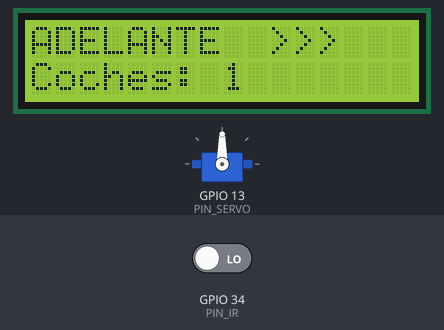
Simulated run of this sketch. Board: ESP32. Parts: servo, 16×2 character LCD. The inputs (shaded band) are chosen by the test bench; at power-on: GPIO 34 (PIN_IR) LOW. What the sketch prints to the serial monitor is not drawn.

Above: at 1.2 s.
1.3 s: GPIO 34 (PIN_IR) driven HIGH
At 5.3 s:
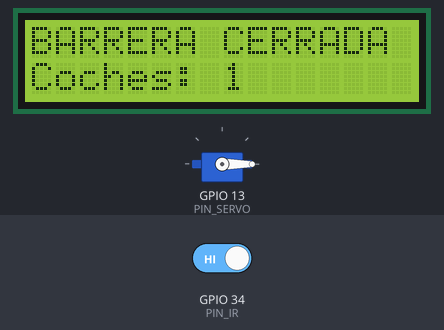
6.5 s: GPIO 34 (PIN_IR) driven LOW
At 7.8 s:
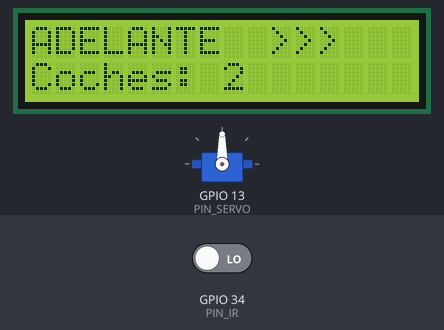
8.3 s: GPIO 34 (PIN_IR) driven HIGH
At 11.47 s:
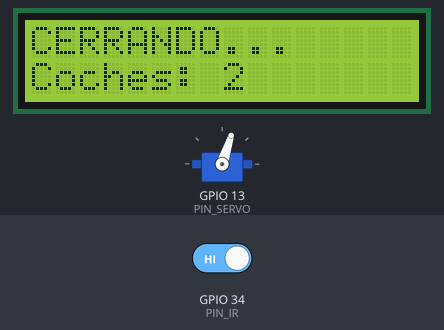
Timing chart, 0 to 13.5 s (numbered marks = the images above; inputs shaded):
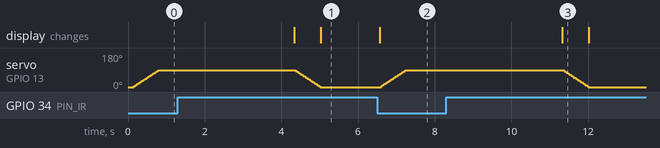

Measured:
- after the input at 1.3 s, servo on GPIO 13 (PIN_SERVO): moves from 90° to 0° over 0.66 s, starting after 3.0 s; the display: first changes after 3.0 s (image 1 shows a later state)
- after the input at 6.5 s, servo on GPIO 13 (PIN_SERVO): moves from 0° to 90° over 0.65 s, starting after 0.10 s; the display: changes after 0.07 s (image 2)
- after the input at 8.3 s, servo on GPIO 13 (PIN_SERVO): moves from 90° to 0° over 0.66 s, starting after 3.0 s; the display: changes after 3.0 s (image 3)

The sketch:

P6_Barrera.ino
```cpp
/*
  PROYECTO 6 - BARRERA DE PARKING
  CFGB Informática y Comunicaciones · Módulo 3015
  Placa: ACEBOTT ESP32 Plus (en Arduino IDE: "ESP32 Dev Module")
  Librerías: "ESP32Servo" (Kevin Harrington) y "LiquidCrystal I2C" (Frank de Brabander)

  CONEXIONES:
    Interruptor de la placa en 5V  +  portapilas 6xAA en el jack DC
    Sensor IR de obstáculos: GND -> G, VCC -> 3V3, OUT -> S de la fila 34 del bloque ANALOG
    Servo 180º (cable marrón/rojo/naranja) -> G-V-S del GPIO 13
        marrón = G, rojo = V, naranja = S
    LCD1602 I2C -> fila 1 del bloque I2C (GND-VCC-SDA-SCL)

  FUNCIONAMIENTO: cuando el sensor IR detecta un coche (OUT = 0), la
  barrera sube a 90º, la LCD muestra "ADELANTE" y cuenta el vehículo.
  Cuando el coche se va, espera 3 s y baja la barrera a 0º.
*/

#include <Wire.h>
#include <ESP32Servo.h>
#include <LiquidCrystal_I2C.h>

const int PIN_IR = 34;          // solo entrada; el módulo IR ya trae resistencia
const int PIN_SERVO = 13;
const int ANGULO_CERRADA = 0;
const int ANGULO_ABIERTA = 90;
const unsigned long ESPERA_CIERRE = 3000;  // ms tras irse el coche

Servo barrera;
LiquidCrystal_I2C lcd(0x27, 16, 2);

bool abierta = false;
unsigned long ultimaDeteccion = 0;
int coches = 0;

void mostrarLCD(const char* linea1) {
  lcd.setCursor(0, 0); lcd.print(linea1);
  lcd.setCursor(0, 1); lcd.print("Coches: "); lcd.print(coches); lcd.print("      ");
}

// Mueve el servo poco a poco (más suave y consume menos de golpe)
void moverBarrera(int desde, int hasta) {
  int paso = (hasta > desde) ? 2 : -2;
  for (int a = desde; a != hasta; a += paso) { barrera.write(a); delay(15); }
  barrera.write(hasta);
}

void setup() {
  Serial.begin(115200);
  pinMode(PIN_IR, INPUT);
  barrera.setPeriodHertz(50);                 // servo estándar: 50 Hz
  barrera.attach(PIN_SERVO, 500, 2400);       // pulso mínimo y máximo (µs)
  barrera.write(ANGULO_CERRADA);
  Wire.begin(21, 22);
  lcd.init(); lcd.backlight();
  mostrarLCD("BARRERA CERRADA ");
  Serial.println("Barrera lista");
}

void loop() {
  bool hayCoche = (digitalRead(PIN_IR) == LOW);   // el módulo da 0 al detectar

  if (hayCoche) {
    ultimaDeteccion = millis();
    if (!abierta) {
      coches++;
      Serial.print("Coche detectado. Total = "); Serial.println(coches);
      mostrarLCD("ADELANTE  >>>   ");
      moverBarrera(ANGULO_CERRADA, ANGULO_ABIERTA);
      abierta = true;
    }
  } else if (abierta && millis() - ultimaDeteccion > ESPERA_CIERRE) {
    Serial.println("Cerrando barrera");
    mostrarLCD("CERRANDO...     ");
    moverBarrera(ANGULO_ABIERTA, ANGULO_CERRADA);
    abierta = false;
    mostrarLCD("BARRERA CERRADA ");
  }
  delay(50);
}
```
